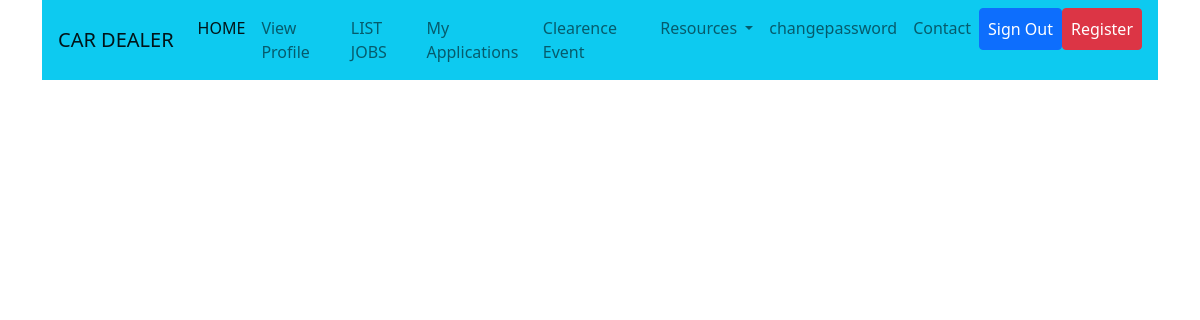
Before: /candidate/jobs/list (signed in) with the older database file.
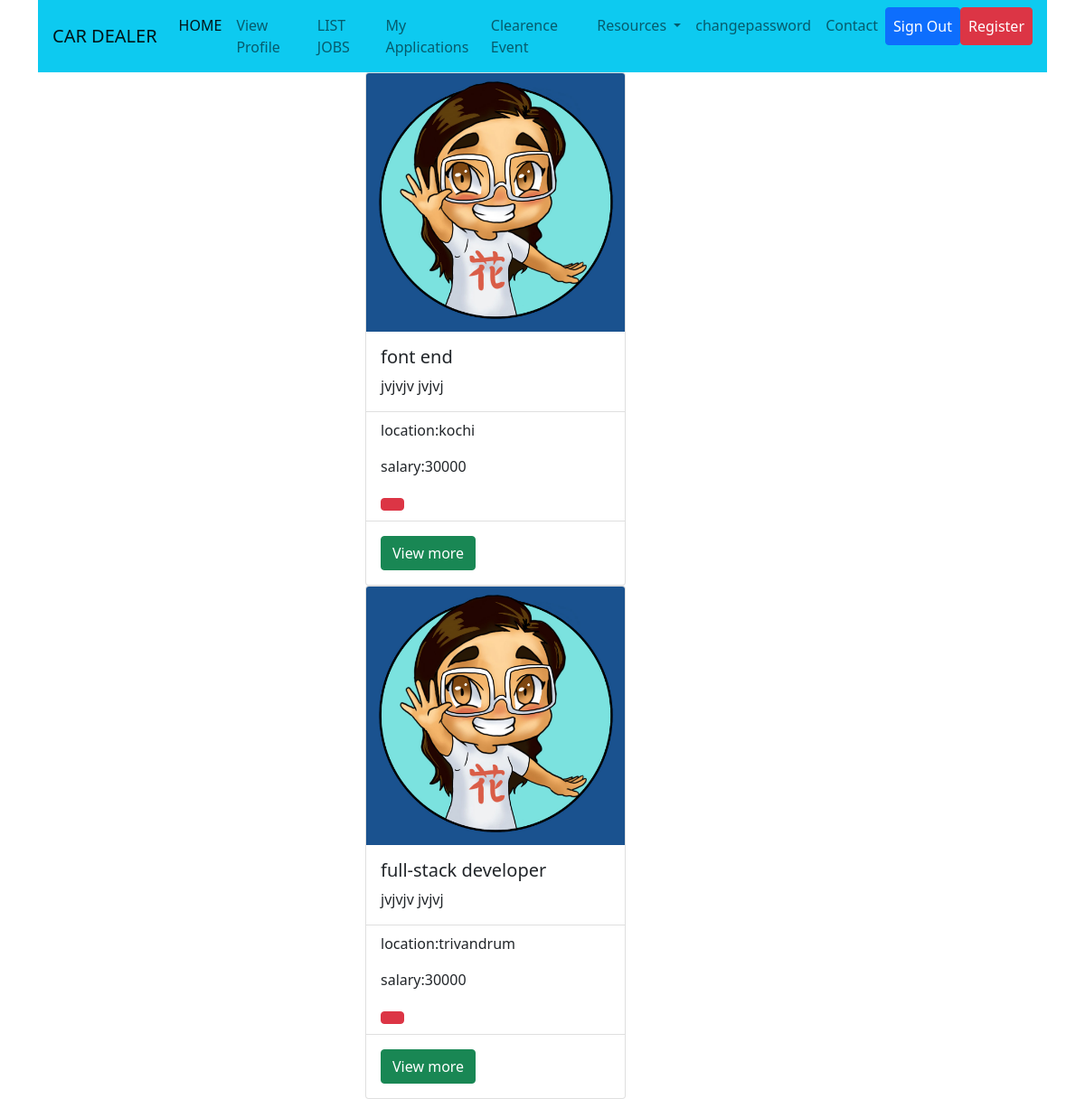
After: the same page with the newer database file.
### employer/models.py (models this page shows, shortened)
class Jobs(models.Model):
    job_title=models.CharField(max_length=150)
    company=models.ForeignKey(User,on_delete=models.CASCADE,related_name="company")
    location=models.CharField(max_length=120)
    salary=models.PositiveIntegerField(null=True)
    experience=models.PositiveIntegerField(default=0)
    created_date=models.DateField(auto_now_add=True)
    last_date=models.DateField(null=True)
    active_status=models.BooleanField(default=True)

class User(AbstractUser):
    options=(
        ("employer","employer"),
        ("candidate","candidate")
    )
    role=models.CharField(max_length=120,choices=options,default="candidate")
    phone=models.CharField(max_length=12,null=True)

class CompanyProfile(models.Model):
    company_name=models.CharField(max_length=130)
    user=models.OneToOneField(User,on_delete=models.CASCADE,related_name="employer")
    logo=models.ImageField(upload_to="companyprofile",null=True)
    location=models.CharField(max_length=120)
    services=models.CharField(max_length=120)
    description=models.CharField(max_length=300)

### candidate/views.py (the view)
# urls.py: path('jobs/list',views.CandidateJobListView.as_view(),name='cand-listjob'),
@method_decorator(sign_required,name='dispatch')
class  CandidateJobListView(ListView):
    model = Jobs
    context_object_name = "jobs"
    template_name = "joblist.html"
    def get_queryset(self):
        return self.model.objects.all().order_by('-created_date')

### candidate/templates/joblist.html
{%extends 'candbase.html'%}
{%load static%}
{%block body_block%}
<div class="row">
    {%for job in jobs%}
<div class="row">
    <div class="col-4"></div>
    <div class="col-4">
        <div class="card" style="width: 18rem;">
  <img src="{{job.company.employer.logo.url}}" class="card-img-top" alt="...">
  <div class="card-body">
    <h5 class="card-title">{{job.job_title}}</h5>
    <p class="card-text">jvjvjv jvjvj</p>
  </div>
  <ul class="list-group list-group-flush">
    <li class="list-group-item">location:{{job.location}}</li>
    <li class="list-group-item">salary:{{job.salary}}</li>
    <li class="list-group-item"><a href="" class="btn btn-danger">
    </a>
      </li>
  </ul>
  <div class="card-body">
    <a href="{%url 'cand-detailjob' job.id%}" class="btn btn-success">View more</a>
  </div>
</div>
    </div>
</div>
{%endfor%}
</div>
{%endblock%}

### candidate/templates/candbase.html (shortened to what this page needs)
<!DOCTYPE html>
{%load static%}
<html lang="en">
<head>
    <link href="//maxcdn.bootstrapcdn.com/bootstrap/4.1.1/css/bootstrap.min.css" rel="stylesheet" id="bootstrap-css">
    <link rel="stylesheet" href="{%static 'css/styles.css'%}">
</head>
<body>
    <div class="container">
        <nav class="navbar navbar-expand-lg navbar-light bg-info">
            <a class="navbar-brand" href="#">CAR DEALER</a>
            <div class="collapse navbar-collapse" id="navbarSupportedContent">
                <ul class="navbar-nav ml-auto topnav">
                    <li class="nav-item active">
                        <a class="nav-link" href="{%url 'cand-home'%}">HOME <span class="sr-only">(current)</span></a>
                    </li>
                    <li class="nav-item">
                        {%if request.user.candidate%}
                            <a class="nav-link" href="{%url 'cand-profdetail'%}" >View Profile</a>
                        {%else%}
                            <a href="">Add profile</a>
                        {%endif%}
                    </li>
                    <li class="nav-item">
                        <a class="nav-link" href="{%url 'cand-listjob'%}">LIST JOBS</a>
                    </li>
                     <li class="nav-item">
                        <a class="nav-link" href="{%url 'cand-application'%}">My Applications</a>
                    </li>
                    <li class="nav-item">
                        <a class="nav-link" href="#">Clearence Event</a>
                    </li>
                    <li class="nav-item dropdown">
                        <a class="nav-link dropdown-toggle" href="#" id="navbarDropdown" role="button" data-toggle="dropdown" aria-haspopup="true" aria-expanded="false">
                            Resources
                        </a>
                    </li>
                    <li class="nav-item">
                        <a class="nav-link" href="">changepassword</a>
                    </li>
                    <li class="nav-item">
                        <a class="nav-link" href="#">Contact</a>
                    </li>
                    <li class="nav-item">
                        <a class="nav-link btn btn-primary text-white" type="button" href="{%url 'signout'%}" data-toggle="modal" data-target="#myModal">Sign Out</a>
                    </li>
                    <li class="nav-item">
                        <a class="nav-link btn btn-danger text-white" type="button" href="#" data-toggle="modal" data-target="#myModal">Register</a>
                    </li>
                </ul>
            </div>
        </nav>
    </div>
    <div class="container-fluid">
        {%block body_block%}
        {%endblock%}
    </div>
</body>
</html>

Changed rows visible on the page:
added Jobs: company.employer.logo (picture), job_title "font end", location "kochi", salary "30000"
added Jobs: company.employer.logo (picture), job_title "full-stack developer", location "trivandrum", salary "30000"
